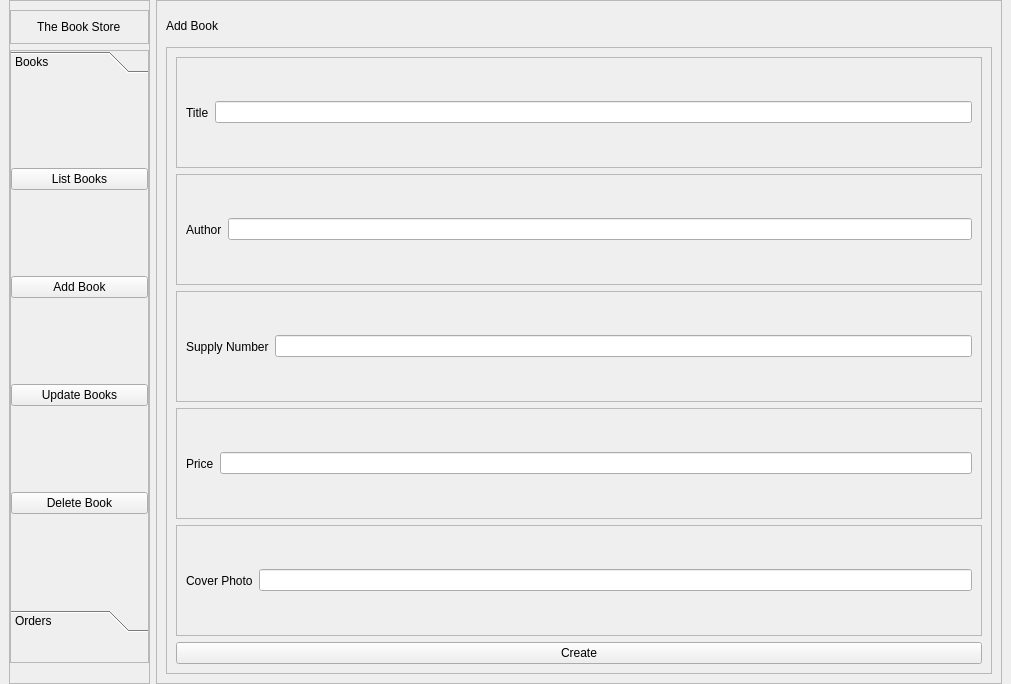
<?xml version="1.0" encoding="UTF-8"?>
<ui version="4.0">
 <class>MainWindow</class>
 <widget class="QMainWindow" name="MainWindow">
  <property name="geometry">
   <rect>
    <x>0</x>
    <y>0</y>
    <width>1011</width>
    <height>684</height>
   </rect>
  </property>
  <property name="windowTitle">
   <string>MainWindow</string>
  </property>
  <widget class="QWidget" name="centralwidget">
   <layout class="QHBoxLayout" name="horizontalLayout" stretch="1,6">
    <property name="topMargin">
     <number>0</number>
    </property>
    <property name="bottomMargin">
     <number>0</number>
    </property>
    <item>
     <widget class="QFrame" name="frame">
      <property name="frameShape">
       <enum>QFrame::StyledPanel</enum>
      </property>
      <property name="frameShadow">
       <enum>QFrame::Raised</enum>
      </property>
      <layout class="QVBoxLayout" name="verticalLayout">
       <property name="leftMargin">
        <number>0</number>
       </property>
       <property name="rightMargin">
        <number>0</number>
       </property>
       <property name="bottomMargin">
        <number>20</number>
       </property>
       <item>
        <widget class="QFrame" name="frame_3">
         <property name="frameShape">
          <enum>QFrame::StyledPanel</enum>
         </property>
         <property name="frameShadow">
          <enum>QFrame::Raised</enum>
         </property>
         <layout class="QHBoxLayout" name="horizontalLayout_2">
          <item alignment="Qt::AlignHCenter">
           <widget class="QLabel" name="l_storetitle">
            <property name="text">
             <string>The Book Store</string>
            </property>
           </widget>
          </item>
         </layout>
        </widget>
       </item>
       <item>
        <widget class="QFrame" name="frame_4">
         <property name="sizePolicy">
          <sizepolicy hsizetype="Preferred" vsizetype="Expanding">
           <horstretch>0</horstretch>
           <verstretch>0</verstretch>
          </sizepolicy>
         </property>
         <property name="frameShape">
          <enum>QFrame::StyledPanel</enum>
         </property>
         <property name="frameShadow">
          <enum>QFrame::Raised</enum>
         </property>
         <layout class="QHBoxLayout" name="horizontalLayout_3">
          <property name="leftMargin">
           <number>0</number>
          </property>
          <property name="topMargin">
           <number>0</number>
          </property>
          <property name="rightMargin">
           <number>0</number>
          </property>
          <property name="bottomMargin">
           <number>30</number>
          </property>
          <item>
           <widget class="QToolBox" name="tb_sidemenu">
            <property name="sizePolicy">
             <sizepolicy hsizetype="Preferred" vsizetype="Preferred">
              <horstretch>0</horstretch>
              <verstretch>0</verstretch>
             </sizepolicy>
            </property>
            <property name="currentIndex">
             <number>0</number>
            </property>
            <widget class="QWidget" name="p_book">
             <property name="geometry">
              <rect>
               <x>0</x>
               <y>0</y>
               <width>135</width>
               <height>492</height>
              </rect>
             </property>
             <attribute name="label">
              <string>Books</string>
             </attribute>
             <layout class="QVBoxLayout" name="verticalLayout_5">
              <property name="leftMargin">
               <number>0</number>
              </property>
              <property name="rightMargin">
               <number>0</number>
              </property>
              <item>
               <widget class="QPushButton" name="pb_listbooks">
                <property name="text">
                 <string>List Books</string>
                </property>
               </widget>
              </item>
              <item>
               <widget class="QPushButton" name="pb_addbooks">
                <property name="text">
                 <string>Add Book</string>
                </property>
               </widget>
              </item>
              <item>
               <widget class="QPushButton" name="pb_updatebooks">
                <property name="text">
                 <string>Update Books</string>
                </property>
               </widget>
              </item>
              <item>
               <widget class="QPushButton" name="pb_deletebook">
                <property name="text">
                 <string>Delete Book</string>
                </property>
               </widget>
              </item>
             </layout>
            </widget>
            <widget class="QWidget" name="p_order">
             <property name="geometry">
              <rect>
               <x>0</x>
               <y>0</y>
               <width>135</width>
               <height>458</height>
              </rect>
             </property>
             <attribute name="label">
              <string>Orders</string>
             </attribute>
             <layout class="QVBoxLayout" name="verticalLayout_6">
              <property name="spacing">
               <number>-1</number>
              </property>
              <property name="leftMargin">
               <number>0</number>
              </property>
              <property name="rightMargin">
               <number>0</number>
              </property>
              <item>
               <widget class="QPushButton" name="pb_listorders">
                <property name="text">
                 <string>List Orders</string>
                </property>
               </widget>
              </item>
              <item>
               <widget class="QPushButton" name="pb_createorder">
                <property name="text">
                 <string>Create Order</string>
                </property>
               </widget>
              </item>
              <item>
               <widget class="QPushButton" name="pb_updateorders">
                <property name="text">
                 <string>Update Orders</string>
                </property>
               </widget>
              </item>
              <item>
               <widget class="QPushButton" name="pb_canceorder">
                <property name="text">
                 <string>Cancel Order</string>
                </property>
               </widget>
              </item>
             </layout>
            </widget>
           </widget>
          </item>
         </layout>
        </widget>
       </item>
      </layout>
     </widget>
    </item>
    <item>
     <widget class="QFrame" name="frame_2">
      <property name="frameShape">
       <enum>QFrame::StyledPanel</enum>
      </property>
      <property name="frameShadow">
       <enum>QFrame::Raised</enum>
      </property>
      <layout class="QVBoxLayout" name="verticalLayout_2" stretch="1,20">
       <item>
        <widget class="QLabel" name="l_pagebanner">
         <property name="text">
          <string>Add Book</string>
         </property>
        </widget>
       </item>
       <item>
        <widget class="QFrame" name="frame_6">
         <property name="frameShape">
          <enum>QFrame::StyledPanel</enum>
         </property>
         <property name="frameShadow">
          <enum>QFrame::Raised</enum>
         </property>
         <layout class="QVBoxLayout" name="verticalLayout_3">
          <item>
           <widget class="QFrame" name="frame_7">
            <property name="frameShape">
             <enum>QFrame::StyledPanel</enum>
            </property>
            <property name="frameShadow">
             <enum>QFrame::Raised</enum>
            </property>
            <layout class="QHBoxLayout" name="horizontalLayout_6">
             <item>
              <widget class="QLabel" name="l_title">
               <property name="text">
                <string>Title</string>
               </property>
              </widget>
             </item>
             <item>
              <widget class="QLineEdit" name="le_title"/>
             </item>
            </layout>
           </widget>
          </item>
          <item>
           <widget class="QFrame" name="frame_5">
            <property name="frameShape">
             <enum>QFrame::StyledPanel</enum>
            </property>
            <property name="frameShadow">
             <enum>QFrame::Raised</enum>
            </property>
            <layout class="QHBoxLayout" name="horizontalLayout_4">
             <item>
              <widget class="QLabel" name="l_author">
               <property name="text">
                <string>Author</string>
               </property>
              </widget>
             </item>
             <item>
              <widget class="QLineEdit" name="le_author"/>
             </item>
            </layout>
           </widget>
          </item>
          <item>
           <widget class="QFrame" name="frame_9">
            <property name="frameShape">
             <enum>QFrame::StyledPanel</enum>
            </property>
            <property name="frameShadow">
             <enum>QFrame::Raised</enum>
            </property>
            <layout class="QHBoxLayout" name="horizontalLayout_7">
             <item>
              <widget class="QLabel" name="l_supplynumber">
               <property name="text">
                <string>Supply Number</string>
               </property>
              </widget>
             </item>
             <item>
              <widget class="QLineEdit" name="le_supplynumber"/>
             </item>
            </layout>
           </widget>
          </item>
          <item>
           <widget class="QFrame" name="frame_10">
            <property name="frameShape">
             <enum>QFrame::StyledPanel</enum>
            </property>
            <property name="frameShadow">
             <enum>QFrame::Raised</enum>
            </property>
            <layout class="QHBoxLayout" name="horizontalLayout_8">
             <item>
              <widget class="QLabel" name="l_price">
               <property name="text">
                <string>Price</string>
               </property>
              </widget>
             </item>
             <item>
              <widget class="QLineEdit" name="le_price"/>
             </item>
            </layout>
           </widget>
          </item>
          <item>
           <widget class="QFrame" name="frame_8">
            <property name="frameShape">
             <enum>QFrame::StyledPanel</enum>
            </property>
            <property name="frameShadow">
             <enum>QFrame::Raised</enum>
            </property>
            <layout class="QHBoxLayout" name="horizontalLayout_5">
             <item>
              <widget class="QLabel" name="l_coverphoto">
               <property name="text">
                <string>Cover Photo</string>
               </property>
              </widget>
             </item>
             <item>
              <widget class="QLineEdit" name="le_coverphoto"/>
             </item>
            </layout>
           </widget>
          </item>
          <item>
           <widget class="QPushButton" name="pb_create">
            <property name="text">
             <string>Create</string>
            </property>
           </widget>
          </item>
         </layout>
        </widget>
       </item>
      </layout>
     </widget>
    </item>
   </layout>
  </widget>
 </widget>
 <resources/>
 <connections/>
</ui>
